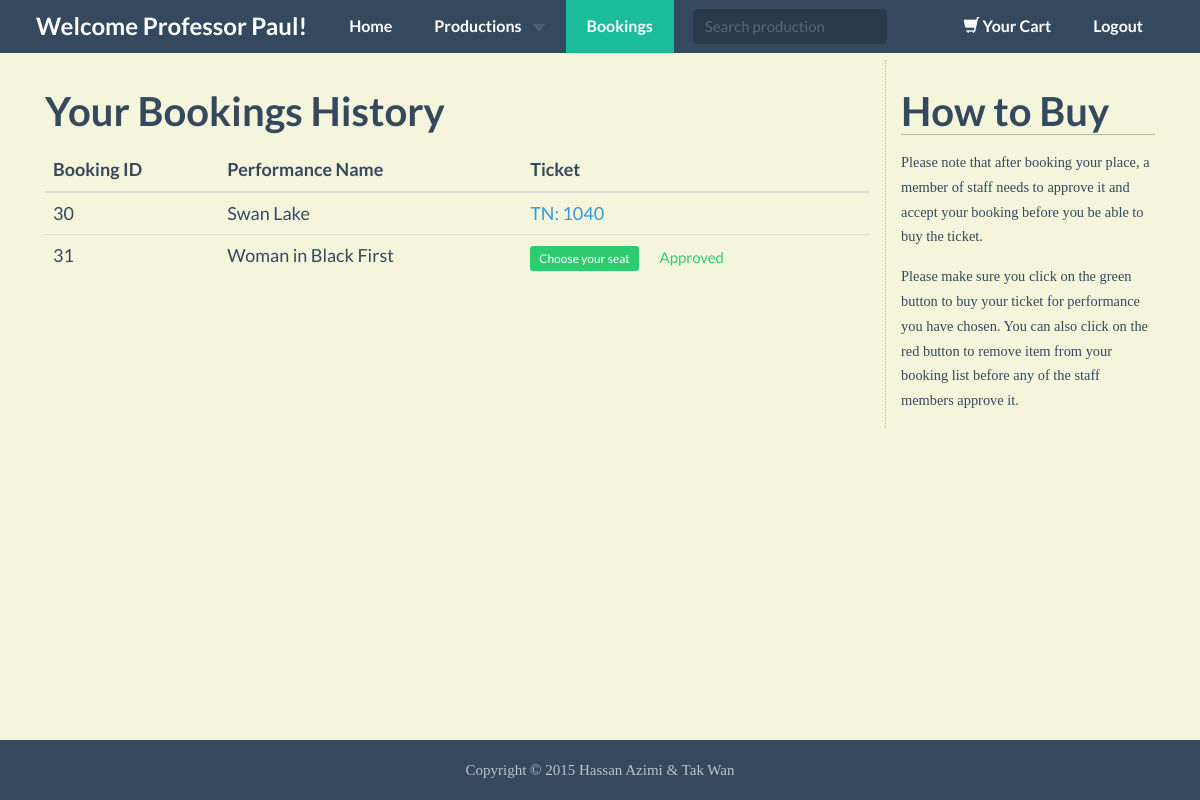
/customer_bookings.php (signed in), run on the app's committed database.
### tables this page shows
CREATE TABLE IF NOT EXISTS `Booking` (
  `booking_id` int(11) NOT NULL auto_increment,
  `customer_id` int(11) NOT NULL,
  `performance_id` int(11) default NULL,
  `booking_date` timestamp NOT NULL default CURRENT_TIMESTAMP,
  `status` tinyint(1) NOT NULL default '0',
  `purchased` tinyint(1) NOT NULL default '0',
  PRIMARY KEY  (`booking_id`),
  KEY `customer_id` (`customer_id`)
);

CREATE TABLE IF NOT EXISTS `Performance` (
  `performance_id` int(11) NOT NULL auto_increment,
  `production_id` int(11) NOT NULL,
  `performance_name` varchar(50) NOT NULL,
  `details` text,
  PRIMARY KEY  (`performance_id`),
  KEY `production_id` (`production_id`)
);

CREATE TABLE IF NOT EXISTS `Ticket` (
  `ticket_id` int(11) NOT NULL auto_increment,
  `performance_id` int(11) default NULL,
  `seat_id` int(11) default NULL,
  `booking_id` int(11) default NULL,
  PRIMARY KEY  (`ticket_id`),
  KEY `performance_id` (`performance_id`),
  KEY `seat_id` (`seat_id`),
  KEY `booking_id` (`booking_id`)
);

### includes/functions.php (called while the page is built, shortened)
<?php
function find_performance_by_id($performance_id) {
	global $connection;
	$safe_performance_id = mysqli_real_escape_string($connection, $performance_id);
	$query               = "SELECT * FROM Performance WHERE performance_id = {$safe_performance_id} LIMIT 1";
	$performance_set     = mysqli_query($connection, $query);
	if($performance = mysqli_fetch_assoc($performance_set)) {
		return $performance;
	} else {
		return NULL;
	}
}
function find_cart_for_customer($customer_id) {
	global $connection;
	$safe_customer_id = mysqli_real_escape_string($connection, $customer_id);
	$query            = "SELECT * FROM Cart WHERE customer_id = {$safe_customer_id} ORDER BY id ASC";
	$cart_set         = mysqli_query($connection, $query);
	return $cart_set;
}
function find_booking_for_customer($customer_id) {
	global $connection;
	$safe_customer_id = mysqli_real_escape_string($connection, $customer_id);
	$query            = "SELECT * FROM Booking WHERE customer_id = {$safe_customer_id} ORDER BY booking_date ASC";
	$booking_set      = mysqli_query($connection, $query);
	return $booking_set;
}
function find_ticket_by_booking_id($booking_id) {
	global $connection;
	$safe_id    = mysqli_real_escape_string($connection, $booking_id);
	$query      = "SELECT * FROM Ticket WHERE booking_id = {$safe_id} LIMIT 1";
	$ticket_set = mysqli_query($connection, $query);
	if($ticket = mysqli_fetch_assoc($ticket_set)) {
		return $ticket;
	} else {
		return NULL;
	}
}

### www/customer_bookings.php (the view, shortened to what this page needs)
<?php require_once("../includes/db_connection.php"); ?>
<?php require_once("../includes/functions.php"); ?>
<?php $cart_set = find_cart_for_customer($_SESSION["customer_id"]); ?>
<?php $booking_set = find_booking_for_customer($_SESSION["customer_id"]); ?>
<?php include("../includes/layouts/header.php"); ?>
<nav class="navbar navbar-inverse navbar-fixed-top">
	<section class="container">
		<div class="navbar-header">
			<a class="navbar-brand" href="customer.php">Welcome <?php echo $_SESSION["customer_name"]; ?>!</a>
		</div>
		<div id="navbar" class="collapse navbar-collapse">
			<ul class="nav navbar-nav">
				<li><a href="customer.php">Home</a></li>
				<li class="dropdown">
					<a href="#" class="dropdown-toggle" data-toggle="dropdown" role="button" aria-expanded="false">Productions
						<span class="caret"></span></a>
				</li>
				<?php if(mysqli_num_rows($booking_set) == 0): ?>
					<li class="active">
						<a href="" data-toggle="modal" data-target=".nobooking">Bookings</a>
					</li>
				<?php else: ?>
					<li class="active"><a href="customer_bookings.php">Bookings</a></li>
				<?php endif; ?>
			</ul>
			<form action="search.php" method="get" class="navbar-form navbar-left" role="search">
				<div class="form-group">
					<input type="text" class="form-control" placeholder="Search production" name="q" maxlength="50">
				</div>
			</form>
			<ul class="nav navbar-nav pull-right">
				<?php if(mysqli_num_rows($cart_set) == 0): ?>
					<li>
						<a href="" data-toggle="modal" data-target=".emptycart"><span class="glyphicon glyphicon-shopping-cart"></span>
							Your Cart</a>
					</li>
				<?php endif; ?>
				<li><a href="logout.php">Logout</a></li>
			</ul>
		</div>
	</section>
</nav>
<section class="container">
	<section class="main col-lg-9">
		<h3>Your Bookings History</h3>
		<table class="table table-hover">
			<thead>
			<tr>
				<th>Booking ID</th>
				<th>Performance Name</th>
				<th>Ticket</th>
			</tr>
			</thead>
			<tbody>
			<?php while($booking = mysqli_fetch_assoc($booking_set)): ?>
				<?php $performance_id = find_performance_by_id($booking["performance_id"]); ?>
				<tr>
					<td><?php echo htmlentities($booking["booking_id"]); ?></td>
					<td><?php echo htmlentities($performance_id["performance_name"]); ?></td>
					<td>
						<?php if(!$booking["purchased"]): ?>
							<?php if($booking["status"]): ?>
								<a href="buy_ticket.php?booking=<?php echo urldecode($booking["booking_id"]); ?>&performance=<?php echo urldecode($booking["performance_id"]); ?>" class="btn btn-success btn-xs">
									Choose your seat
								</a>
								<span class="small text-success">Approved</span>
							<?php endif; ?>
						<?php else: ?>
							<?php $ticket = find_ticket_by_booking_id($booking["booking_id"]); ?>
							<span class="text-info">TN: <?php echo htmlentities($ticket["ticket_id"]); ?></span><br/>
						<?php endif ?>
					</td>
				</tr>
			<?php endwhile; ?>
			</tbody>
		</table>
	</section>
	<section class="sidebar col-lg-3">
		<h3>How to Buy</h3>
		<p>Please note that after booking your place, a member of staff needs to approve it and accept your booking
		   before you be able to buy the ticket.</p>
		<p>Please make sure you click on the green button to buy your ticket for performance you have chosen. You can
		   also click on the red button to remove item from your booking list before any of the staff members approve
		   it.</p>
	</section>
</section>
<?php include("../includes/layouts/footer.php"); ?>

### includes/layouts/header.php (shortened to what this page needs)
<!DOCTYPE html>
<html lang="en">
<head>
	<link href="css/vendor/bootstrap.min.css" rel="stylesheet">
	<link href="css/flat-ui.min.css" rel="stylesheet">
	<link href="css/custom.css" rel="stylesheet">
</head>
<body>

### includes/layouts/footer.php (shortened to what this page needs)
<footer class="footer">
	<div class="container">
		<div class="row">
			<p class="text-muted text-center">Copyright &copy; <?php echo date("Y"); ?> Hassan Azimi & Tak Wan</p>
		</div>
	</div>
</footer>
</body>
</html>

### www/css/custom.css (style rules this page uses)
html { position : relative; min-height : 100%; }
body { margin-bottom : 60px; background-color : #F5F5DC; }
.footer { position : absolute; bottom : 0; width : 100%; height : 60px; background-color : #34495E; padding-right : 15px; padding-left : 15px; }
body > .container { padding : 60px 15px; }
.container .text-muted { margin : 20px 0; }
.sidebar { border-left : 1px dotted #BDBD89; }
.sidebar p { font-family : "Arial Narrow"; font-size : 80%; }
.sidebar h3 { border-bottom : 1px solid #BDBD89; }
ul, li { line-height : 20px; font-size : 15px; }
p { font-family: "Arial Narrow", Georgia, "Times New Roman", Times, serif; }

### data on the page
booking: booking_id "30", performance.performance_name "Swan Lake", ticket.ticket_id "1040"
booking: booking_id "31", performance.performance_name "Woman in Black First"

### other printed values
$_SESSION["customer_name"] "Professor Paul"
